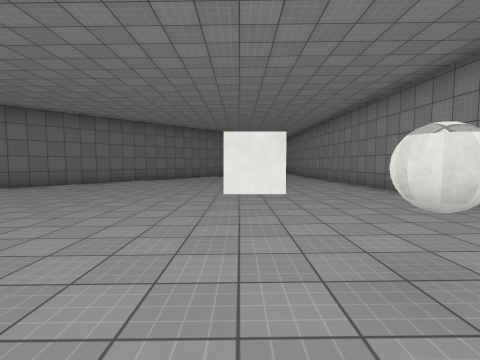
[1] (above)

13 first-person views from a walk through a 3-D level made in the Unity game engine. The camera is 1.4 m above the floor, tilts 4° down and sees 85° across. The floor is counted in squares, 2 m on a side. Each view is taken from the middle of a square. On the plan, view 1 faces up. The plan holds only what a view shows up to about 9 squares ahead; the rest is blank. The place goes on beyond the plan. Surface patterns are stand-ins for the level's own textures.

[2]
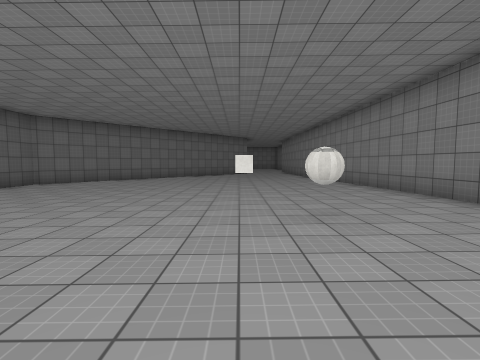

[3]
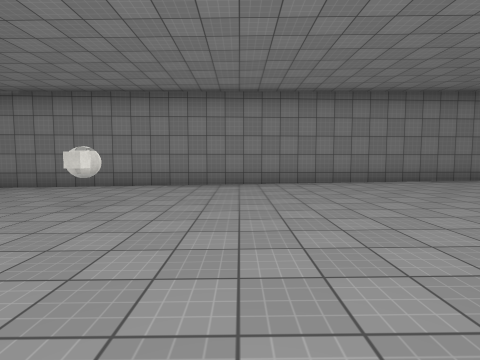

[4]
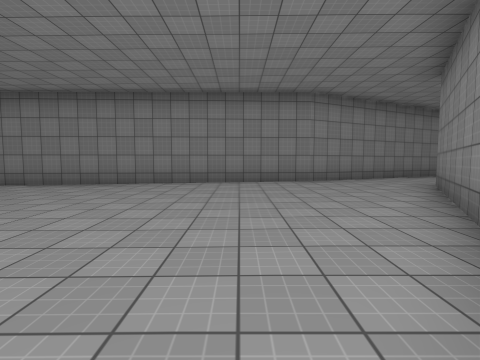

[5]
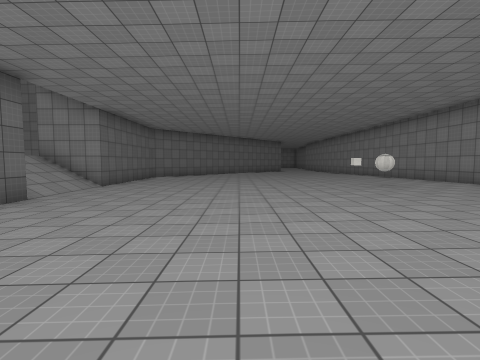

[6]
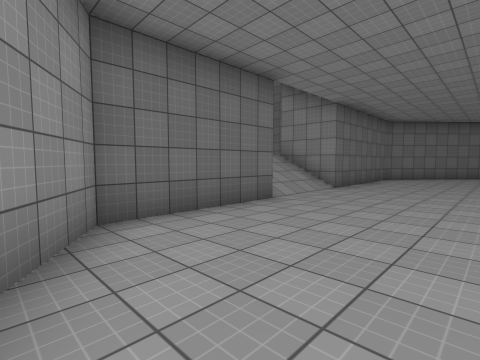

[7]
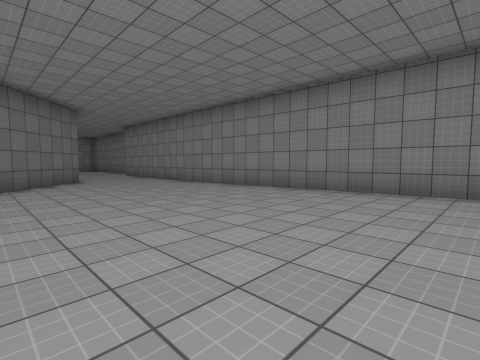

[8]
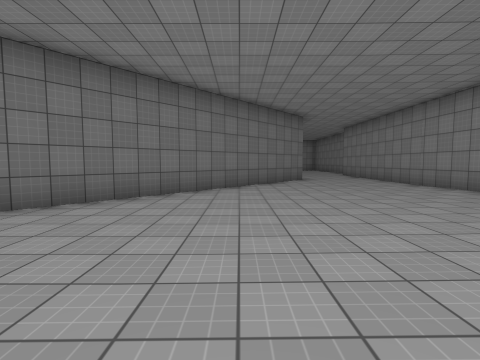

[9]
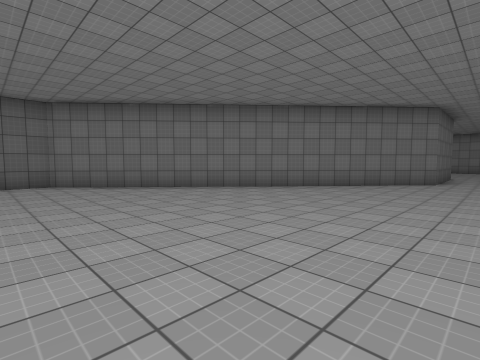

[10]
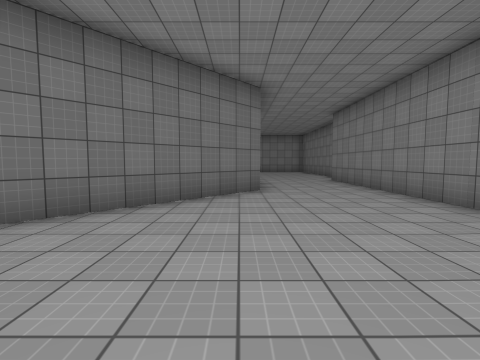

[11]
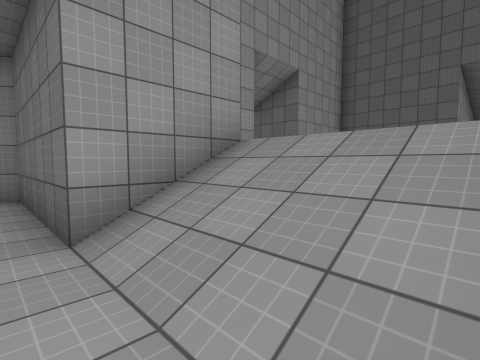

[12]
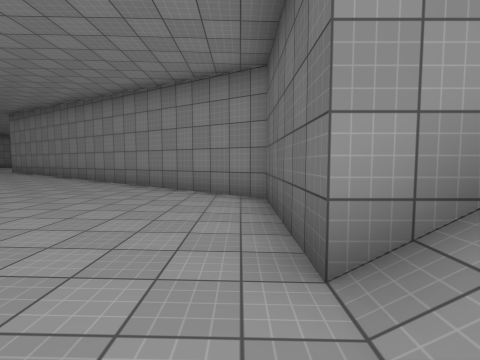

[13]
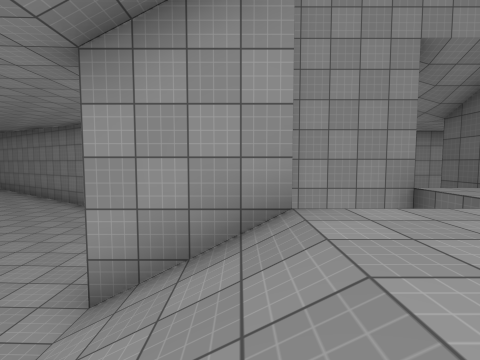

### Floor plan
Key: @ floor where view 1 was taken; # wall or solid block; . main floor; : floor 0.25 m higher than the main floor; + floor 0.5 m higher than the main floor; * floor 2 m higher than the main floor; / step, stairs or slope; v drop or lower ground; C cube; B ball.
Columns run from 17 left of view 1 to 6 right of it. Each row starts with its distance up from view 1.
 18                   ...#
 17                  #...#
 16                 ##...#
 15                ##....#
 14               ##.....#
 13              ##......#
 12             ##.......#
 11             #........#
 10            #.........#
  9           #..........#
  8          ##.........:#
  7          #.........::#
  6          #........:::#
  5          #.......::::#
  4          #......:::::#
  3         ##.....::::::#
  2         //....:::::::#
  1        *//...::::CB::#
  0 v      *//..:::::@::::#
 -1 v    v  ##..::::::::::#
 -2   vv*vvv #..:::::::::+#
 -3    #     #..::::::::++#
 -4    #     #..:::::::+++#
 -5          ###::::::++++#
 -6            ##:::::++++#
 -7              ##:::++++#
 -8               ###+++++#
 -9                 ##++++##
-10                   ##+++#
-11                    ##++#
-12                       ++

Where each view was taken, in squares from view 1:
view 1: 0 up, 0 right, facing up
view 2: 2 down, 0 right, facing up
view 3: 1 down, 3 left, facing right
view 4: 6 down, 3 left, facing right
view 5: 6 down, 3 left, facing up
view 6: 5 down, 4 left, facing up-left
view 7: 6 up, 2 left, facing up-right
view 8: 6 up, 2 left, facing up
view 9: 6 up, 2 right, facing up-left
view 10: 10 up, 0 right, facing up
view 11: 2 up, 7 left, facing down-left
view 12: 1 up, 7 left, facing down
view 13: 2 up, 9 left, facing down
